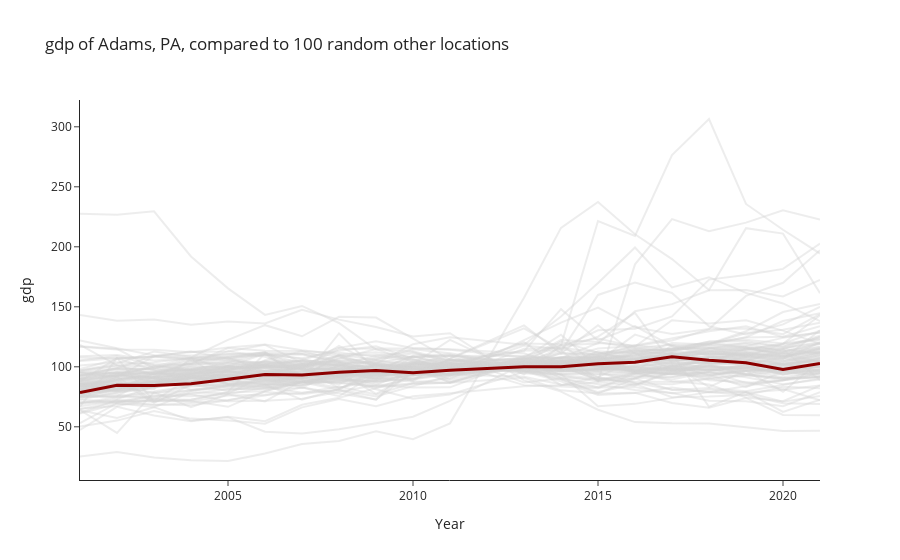

Notebook code for this chart:
### Markdown cell above
#### Use case: I just want a rough idea

You want to know where your jurisdiction stands relative to all the others in the country.

### Code cell
f  = FipsQuery(42001, "gdp")
f.where_are_we(sample_size= 100, range_multiplier= .5)
#TODO add explicit percentiles to the description
